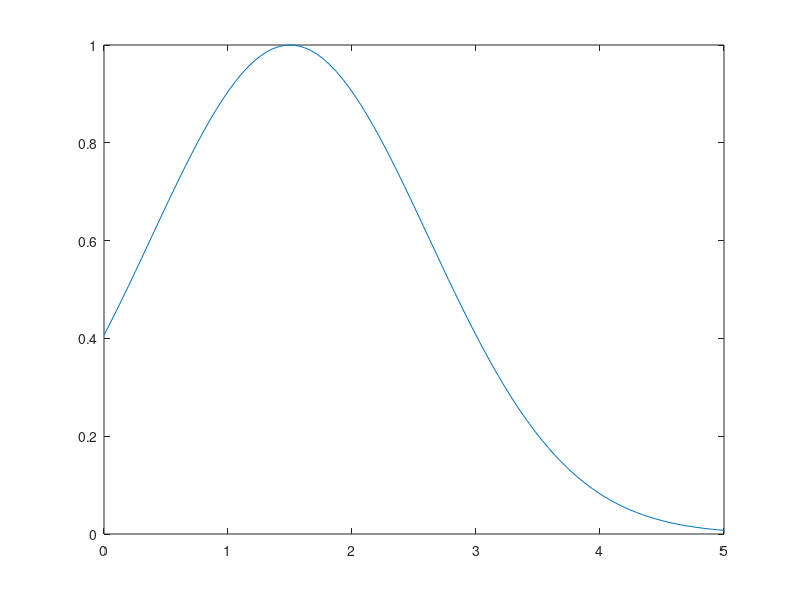

The MATLAB script that drew this image:
clear; close; clc;

b = 5;
x = linspace(0,b,100);
% y = exp(-((x-0.5*b).^2)/(0.125*b));
y = exp(-((x-0.3*b).^2)/(0.5*b));
plot(x,y);
shg;